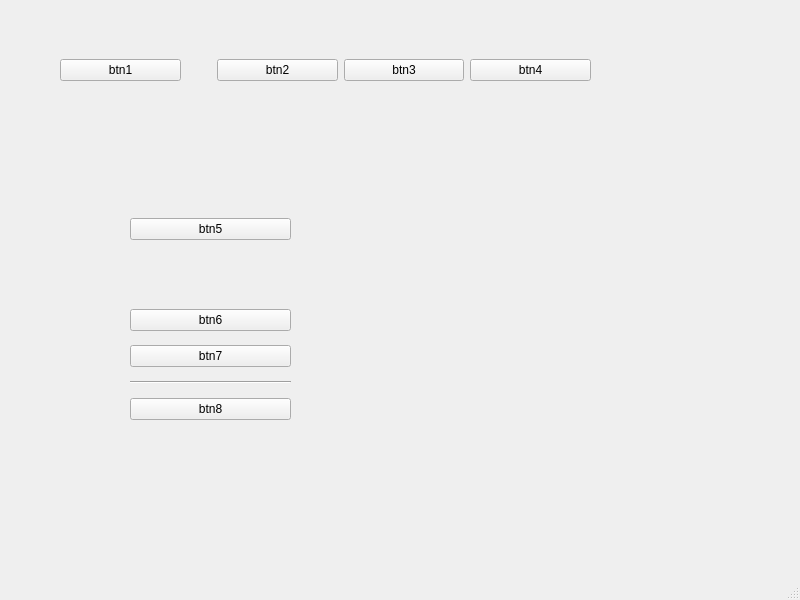
<?xml version="1.0" encoding="UTF-8"?>
<ui version="4.0">
 <class>MainWindow</class>
 <widget class="QMainWindow" name="MainWindow">
  <property name="geometry">
   <rect>
    <x>0</x>
    <y>0</y>
    <width>800</width>
    <height>600</height>
   </rect>
  </property>
  <property name="windowTitle">
   <string>MainWindow</string>
  </property>
  <widget class="QWidget" name="centralwidget">
   <widget class="QWidget" name="">
    <property name="geometry">
     <rect>
      <x>60</x>
      <y>30</y>
      <width>531</width>
      <height>81</height>
     </rect>
    </property>
    <layout class="QHBoxLayout" name="horizontalLayout">
     <item>
      <widget class="QPushButton" name="pushButton">
       <property name="text">
        <string>btn1</string>
       </property>
      </widget>
     </item>
     <item>
      <spacer name="horizontalSpacer">
       <property name="orientation">
        <enum>Qt::Horizontal</enum>
       </property>
       <property name="sizeType">
        <enum>QSizePolicy::Fixed</enum>
       </property>
       <property name="sizeHint" stdset="0">
        <size>
         <width>30</width>
         <height>20</height>
        </size>
       </property>
      </spacer>
     </item>
     <item>
      <widget class="QPushButton" name="pushButton_2">
       <property name="text">
        <string>btn2</string>
       </property>
      </widget>
     </item>
     <item>
      <widget class="QPushButton" name="pushButton_3">
       <property name="text">
        <string>btn3</string>
       </property>
      </widget>
     </item>
     <item>
      <widget class="QPushButton" name="pushButton_4">
       <property name="text">
        <string>btn4</string>
       </property>
      </widget>
     </item>
    </layout>
   </widget>
   <widget class="QWidget" name="">
    <property name="geometry">
     <rect>
      <x>130</x>
      <y>210</y>
      <width>161</width>
      <height>221</height>
     </rect>
    </property>
    <layout class="QVBoxLayout" name="verticalLayout">
     <item>
      <widget class="QPushButton" name="pushButton_5">
       <property name="text">
        <string>btn5</string>
       </property>
      </widget>
     </item>
     <item>
      <spacer name="verticalSpacer">
       <property name="orientation">
        <enum>Qt::Vertical</enum>
       </property>
       <property name="sizeType">
        <enum>QSizePolicy::Fixed</enum>
       </property>
       <property name="sizeHint" stdset="0">
        <size>
         <width>20</width>
         <height>55</height>
        </size>
       </property>
      </spacer>
     </item>
     <item>
      <widget class="QPushButton" name="pushButton_6">
       <property name="text">
        <string>btn6</string>
       </property>
      </widget>
     </item>
     <item>
      <widget class="QPushButton" name="pushButton_7">
       <property name="text">
        <string>btn7</string>
       </property>
      </widget>
     </item>
     <item>
      <widget class="Line" name="line">
       <property name="orientation">
        <enum>Qt::Horizontal</enum>
       </property>
      </widget>
     </item>
     <item>
      <widget class="QPushButton" name="pushButton_8">
       <property name="text">
        <string>btn8</string>
       </property>
      </widget>
     </item>
    </layout>
   </widget>
  </widget>
  <widget class="QMenuBar" name="menubar">
   <property name="geometry">
    <rect>
     <x>0</x>
     <y>0</y>
     <width>800</width>
     <height>23</height>
    </rect>
   </property>
  </widget>
  <widget class="QStatusBar" name="statusbar"/>
 </widget>
 <resources/>
 <connections/>
</ui>
